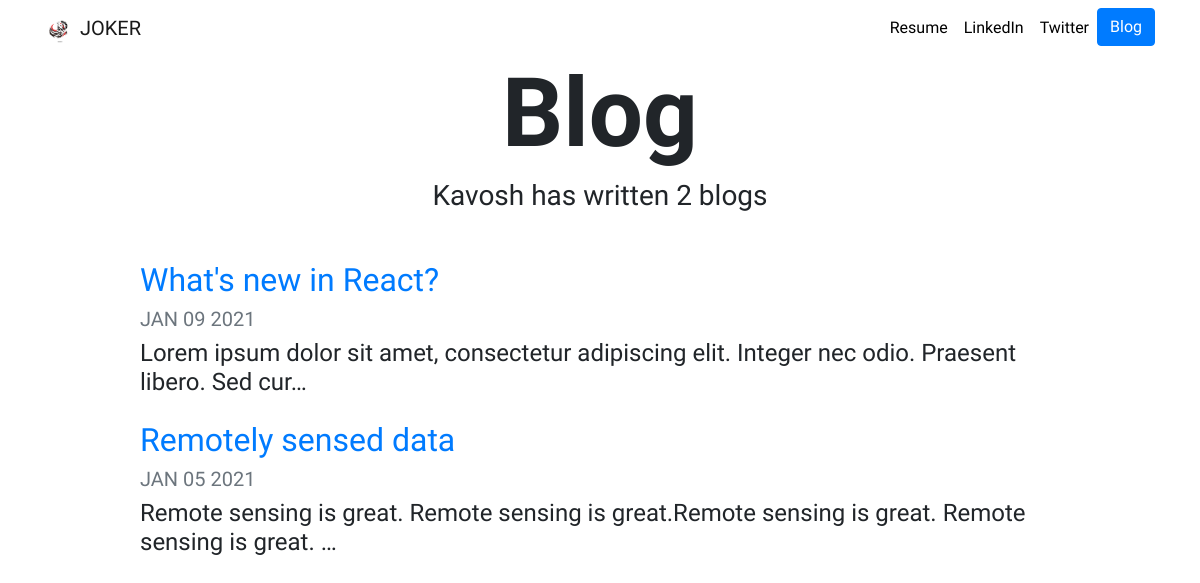
/blog/, run on an earlier commit of the app's database.
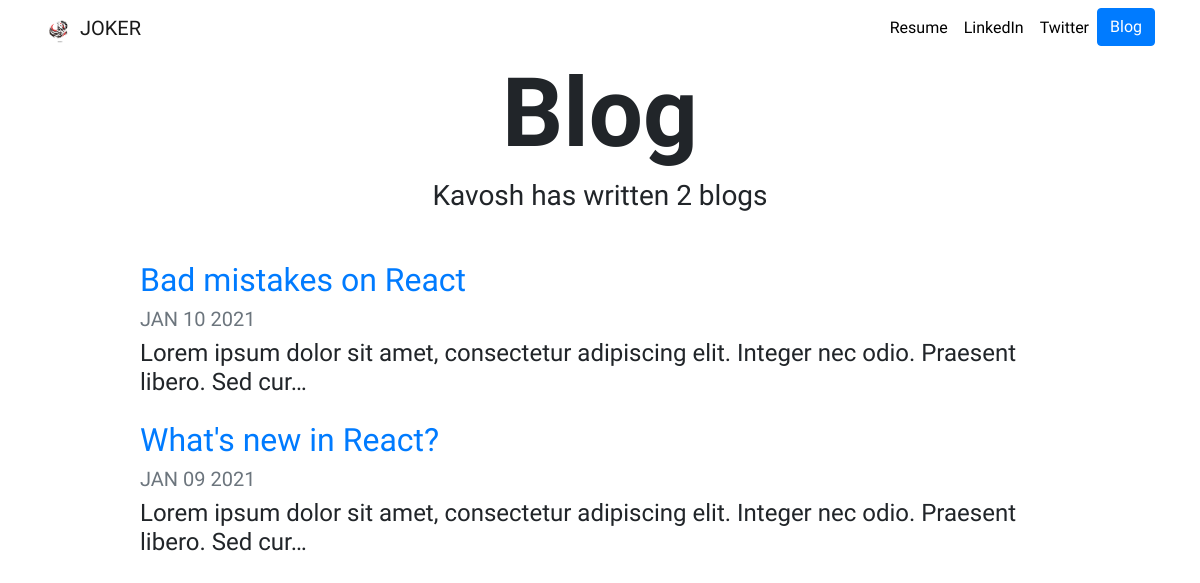
And on a later commit of the database.
### blog/models.py (models this page shows, shortened)
class Blog(models.Model):
    title = models.CharField(max_length=200)
    date = models.DateField()
    description = models.TextField()

### blog/views.py (the view)
# urls.py: path('', views.all_blogs, name='all_blogs'),
def all_blogs(request):
    blogs = Blog.objects.order_by('-date')
    return render(request, 'blog/all_blogs.html', {'blogs': blogs})

### blog/templates/blog/all_blogs.html
{% extends "portfolio/base.html" %}
{% load static %}
{% block content %}
<h1 id="blogtitle" class="font-weight-bold text-center">Blog</h1>
<h3 class="text-center mb-5">Kavosh has written {{ blogs.count }} blog{{ blogs.count|pluralize }}</h3>
{% for blog in blogs %}
<div class="row justify-content-center my-3">
  <div class="col-md-10">
    <a href="{% url 'blog:detail' blog.id %}">
      <h2>{{ blog.title }}</h2>
    </a>
    <h5 class="text-muted">{{ blog.date|date:'M d Y'|upper }}</h5>
    <h4>{{ blog.description|striptags|truncatechars:100 }}</h4>
  </div>
</div>
{% endfor %}
{% endblock %}

### portfolio/templates/portfolio/base.html (shortened to what this page needs)
{% load static %}
<!doctype html>
<html lang="en">
<head>
  <link rel="stylesheet" href="https://stackpath.bootstrapcdn.com/bootstrap/4.4.1/css/bootstrap.min.css">
  <link rel="stylesheet" href="{% static "portfolio/custom.css" %}">
</head>
<body>
  <nav id="topNav" class="navbar navbar-expand-md navbar-light">
    <div class="container">
      <a class="navbar-brand" href="{% url 'home' %}">
        <img src="{% static "portfolio/Logo.png" %}" width="30" height="30" class="d-inline-block align-top" alt="Nick's Logo">
        <span>JOKER</span>
      </a>
      <div class="collapse navbar-collapse text-center" id="navbarNav">
        <ul class="navbar-nav ml-auto">
          <li class="nav-item">
            <a class="nav-link" href="{% static "portfolio/resume.pdf" %}">Resume</a>
          </li>
          <li class="nav-item">
            <a class="nav-link" href="https://www.linkedin.com/" target="_blank">LinkedIn</a>
          </li>
          <li class="nav-item">
            <a class="nav-link" href="https://twitter.com/" target="_blank">Twitter</a>
          </li>
          <li>
            <a role="button" href="{% url 'blog:all_blogs' %}" class="btn btn-primary">Blog</a>
          </li>
        </ul>
      </div>
    </div>
  </nav>
  <div class="container">
    {% block content %}{% endblock %}
  </div>
</body>
</html>

### portfolio/static/portfolio/custom.css (style rules this page uses)
.navbar-nav .nav-link { color: rgba(0,0,0,1) !important; }
body { font-family: 'Flamenco', cursive; }
#blogtitle { font-size: 6rem; }

What changed in the data, as far as the page shows it:
removed Blog: title "Remotely sensed data", date "JAN 05 2021", description "Remote sensing is great. Remote sensing is great.Remote sensing is great. Remote sensing is great. …"
added Blog: title "Bad mistakes on React", date "JAN 10 2021", description "Lorem ipsum dolor sit amet, consectetur adipiscing elit. Integer nec odio. Praesent libero. Sed cur…"
